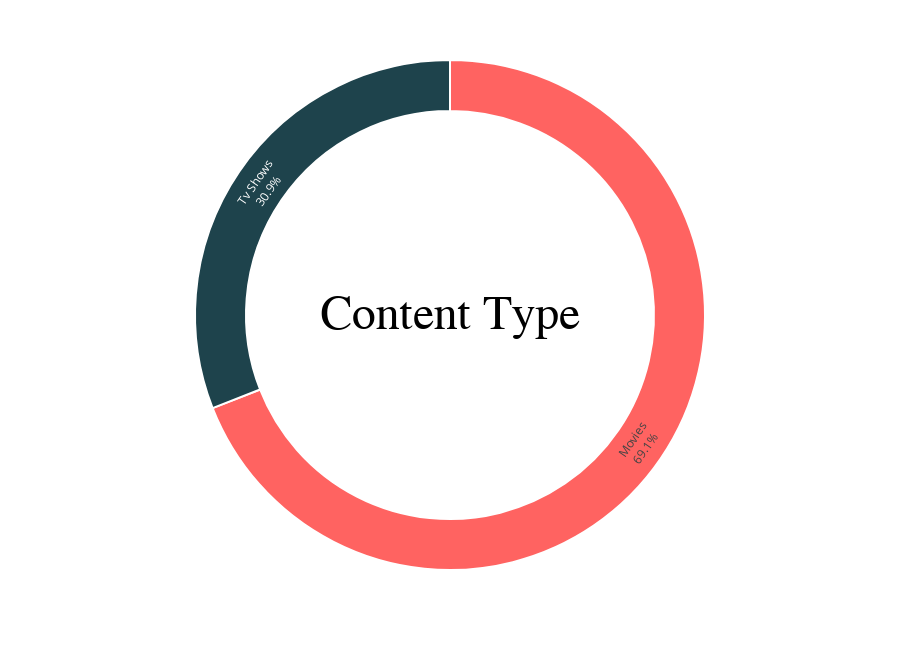

This figure's notebook cell:
### Code cell
label= ["Movies","Tv Shows"]
fig = px.pie(labels=label,values=df['type'].value_counts(), names = label,width = 900, height = 650)
fig.update_traces(textposition = 'inside', 
                  textinfo = 'percent + label', 
                  hole = 0.8, 
                  marker = dict(colors = ['#ff6361','#1e434c','#ffa600'], line = dict(color = 'white', width = 2)))

fig.update_layout(annotations = [dict(text = 'Content Type', 
                                      x = 0.5, y = 0.5, font_size = 48, showarrow = False, 
                                      font_family = 'monospace',
                                      font_color = 'black')],
                  showlegend = False)

### Figure 1 — Plotly figure (JSON) as saved in the notebook; plotly's stock layout.template omitted (floating-point values rounded to 4 significant figures)
{"data": [{"domain": {"x": [0, 1], "y": [0, 1]}, "hole": 0.8, "hovertemplate": "label=%{label}<br>value=%{value}<extra></extra>", "labels": ["Movies", "Tv Shows"], "legendgroup": "", "marker": {"colors": ["#ff6361", "#1e434c", "#ffa600"], "line": {"color": "white", "width": 2}}, "name": "", "showlegend": true, "textinfo": "percent+label", "textposition": "inside", "type": "pie", "values": [5377, 2410]}], "layout": {"annotations": [{"font": {"color": "black", "family": "monospace", "size": 48}, "showarrow": false, "text": "Content Type", "x": 0.5, "y": 0.5}], "height": 650, "legend": {"tracegroupgap": 0}, "margin": {"t": 60}, "showlegend": false, "width": 900}}
